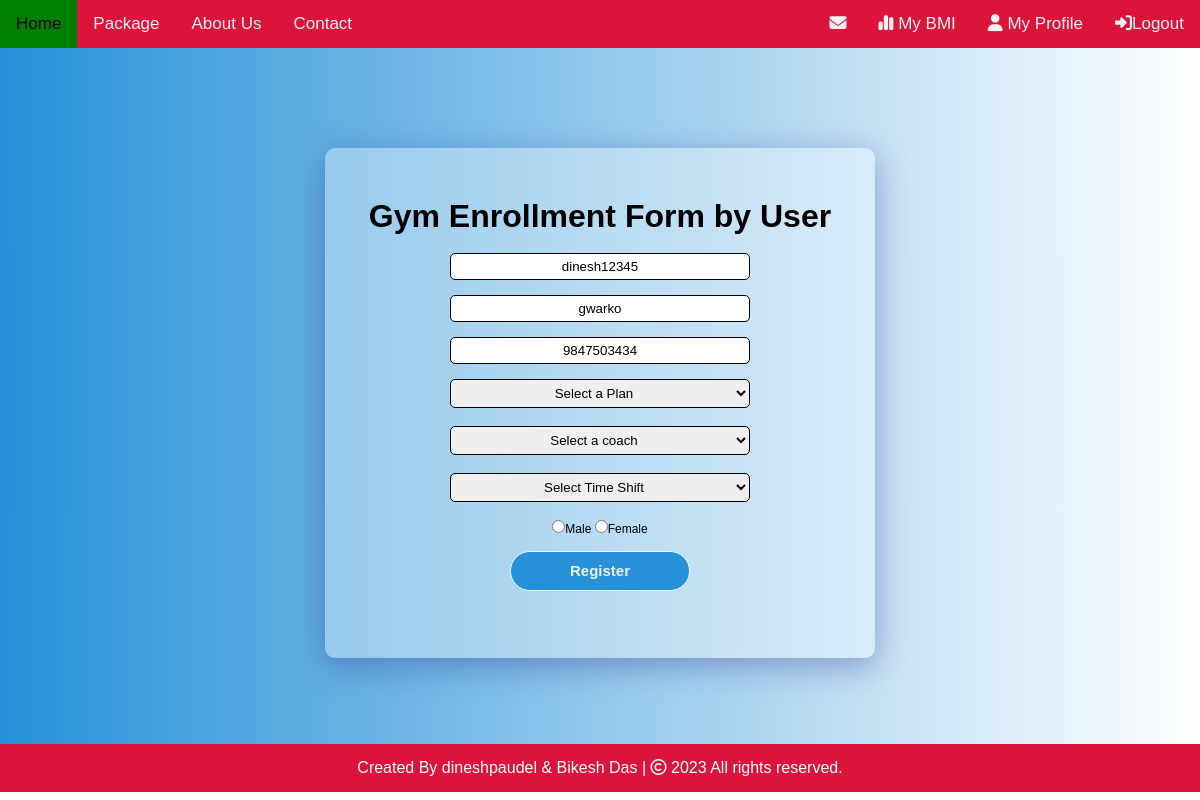
The page /enrollment.php (signed in) on the database its author committed.
### tables this page shows
CREATE TABLE `gym_user` (
  `id` int(11) NOT NULL,
  `name` varchar(50) NOT NULL,
  `address` varchar(50) NOT NULL,
  `phone` varchar(50) NOT NULL,
  `email` varchar(50) NOT NULL,
  `username` varchar(50) NOT NULL,
  `password` varchar(50) NOT NULL,
  `gender` varchar(50) NOT NULL
);

### enrollment.php (the view, shortened to what this page needs)
<?php
if (isset($_SESSION['username'])) {
    $usernamet = $_SESSION['username'];
}
include("nav.php");
?>
<!DOCTYPE html>
<html lang="en">
<head>
</head>
<?php
try {
    $gym_user = [];
    require_once 'connection.php';
    $sql = "SELECT * FROM gym_user WHERE username = ?";
    $stmt = $conn->prepare($sql);
    $stmt->bind_param("s", $usernamet);
    $stmt->execute();
    $res = $stmt->get_result();
    $gym_user = $res->fetch_assoc();
} catch (Exception $e) {
    echo 'Caught exception: ',  $e->getMessage(), "\n";
}
?>
<body>
    <div class="container">
        <form action="<?php echo $_SERVER['PHP_SELF'] ?>" method="post" class="form1">
            <h1>Gym Enrollment Form by User</h1><br>
            <div class="group">
                <input type="text" name="name" placeholder="Name*" value="<?php echo $gym_user['username']; ?>">
            </div>
            <div class="group">
                <input type="text" name="address" placeholder="Address" value="<?php echo  $gym_user['address']; ?>">
            </div>
            <div class="group">
                <input type="text" name="phone" placeholder="Phone" value="<?php echo  $gym_user['phone']; ?>">
            </div>
            <select name="package" required>
                <option value="">Select a Plan</option>
            </select><br>
            <select name="coach" required>
                <option value="">Select a coach</option>
            </select><br>
            <select name="time" required>
                <option value="">Select Time Shift</option>
            </select><br>
            <div class="group">
                <input type="radio" name="gender" value="Male">Male
                <input type="radio" name="gender" value="Female">Female
            </div>
            <div class="btn" id="">
                <button name="btnRegister" value="Register">Register</button><br>
                <br>
            </div>
        </form>
    </div>
</body>
<?php include "footer.php" ?>
</html>

### nav.php (style rules this page uses)
* { margin: 0; padding: 0; box-sizing: border-box; }
body { margin: 0; font-family: Arial, Helvetica, sans-serif; }
h1 { text-align: center; }

### enrollment.php (style rules this page uses)
h1, p { text-align: center; }
* { margin: 0; padding: 0; box-sizing: border-box; }
.container { height: 87vh; width: 100%; display: flex; justify-content: center; background: linear-gradient(to right, #2691d9, #ffffff); }
.form1 { height: 510px; width: 550px; margin-top: 100px; background: rgba(255, 255, 255, 0.35); box-shadow: 0 8px 32px 0 rgba(31, 38, 135, 0.37); backdrop-filter: blur(5px); -webkit-backdrop-filter: blur(5px); display: flex; flex-direction: column; justify-content: center; padding: 5px; align-items: center; border-radius: 10px; }
.group { margin-bottom: 15px; font-size: 12px; }
input[type=text] { padding: 5px; width: 300px; border-radius: 5px; border: 1px solid black; text-align: center; display: flex; }
.btn button { width: 180px; height: 40px; border: 1px solid; background: #2691d9; border-radius: 20px; font-size: 15px; color: #e9f4fb; font-weight: 700; cursor: pointer; outline: none; }
select, option { padding: 5px; width: 300px; border-radius: 5px; border: 1px solid black; text-align: center; display: flex; }

### rows shown on the page
gym_user: name "dinesh12345", address "gwarko", phone "9847503434"
